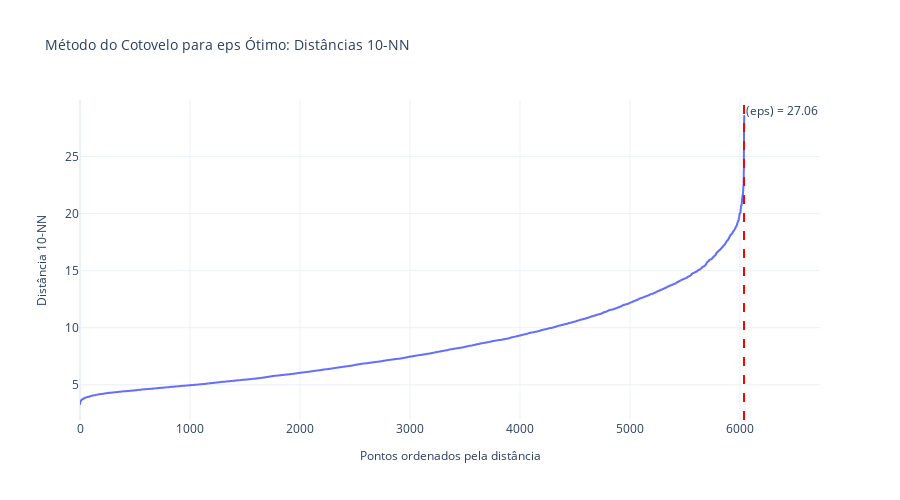

Notebook code for this chart:
### Markdown cell above
## DBSCAN

### Code cell
def calculate_knn_distances(data, k):
    neigh = NearestNeighbors(n_neighbors=k)
    neigh.fit(data)
    distances, _ = neigh.kneighbors(data)
    return distances[:, -1]

def get_eps(distances):
    sorted_distances = np.sort(distances)
    x = np.arange(len(sorted_distances))

    fig = px.line(x=x, y=sorted_distances,
                  labels={'x': 'Pontos ordenados pela distância',
                          'y': f'Distância {k}-NN'},
                  title=f'Método do Cotovelo para eps Ótimo: Distâncias {k}-NN')

    knee_idx = np.argmax(np.diff(sorted_distances, 2)) + 2
    knee_eps = sorted_distances[knee_idx]

    fig.add_vline(x=knee_idx,
                  line_dash="dash",
                  line_color="red",
                  annotation_text=f'(eps) = {knee_eps:.2f}',
                  annotation_position="top right")
    
    fig.update_layout(
        xaxis_title_font_size=12,
        yaxis_title_font_size=12,
        title_font_size=14,
        hovermode="x unified",
        template="plotly_white", 
        height=500,
        width=900 
    )

    fig.show()

    return knee_eps


k = 10 
distances = calculate_knn_distances(rating_matrix_scaled, k)
optimal_eps = get_eps(distances)

### Figure 1 — Plotly figure (JSON) as saved in the notebook; plotly's stock layout.template omitted (floating-point values rounded to 4 significant figures; data arrays with more than 128 entries replaced by an {"elided": "..."} marker saying what was removed)
{"data": [{"hovertemplate": "Pontos ordenados pela distância=%{x}<br>Distância 10-NN=%{y}<extra></extra>", "legendgroup": "", "line": {"color": "#636efa", "dash": "solid"}, "marker": {"symbol": "circle"}, "mode": "lines", "name": "", "showlegend": false, "type": "scattergl", "x": {"elided": "6040 int values"}, "xaxis": "x", "y": {"elided": "6040 float values"}, "yaxis": "y"}], "layout": {"annotations": [{"showarrow": false, "text": "(eps) = 27.06", "x": 6037, "xanchor": "left", "xref": "x", "y": 1, "yanchor": "top", "yref": "y domain"}], "height": 500, "hovermode": "x unified", "legend": {"tracegroupgap": 0}, "shapes": [{"line": {"color": "red", "dash": "dash"}, "type": "line", "x0": 6037, "x1": 6037, "xref": "x", "y0": 0, "y1": 1, "yref": "y domain"}], "title": {"font": {"size": 14}, "text": "Método do Cotovelo para eps Ótimo: Distâncias 10-NN"}, "width": 900, "xaxis": {"anchor": "y", "domain": [0, 1], "title": {"font": {"size": 12}, "text": "Pontos ordenados pela distância"}}, "yaxis": {"anchor": "x", "domain": [0, 1], "title": {"font": {"size": 12}, "text": "Distância 10-NN"}}}}
